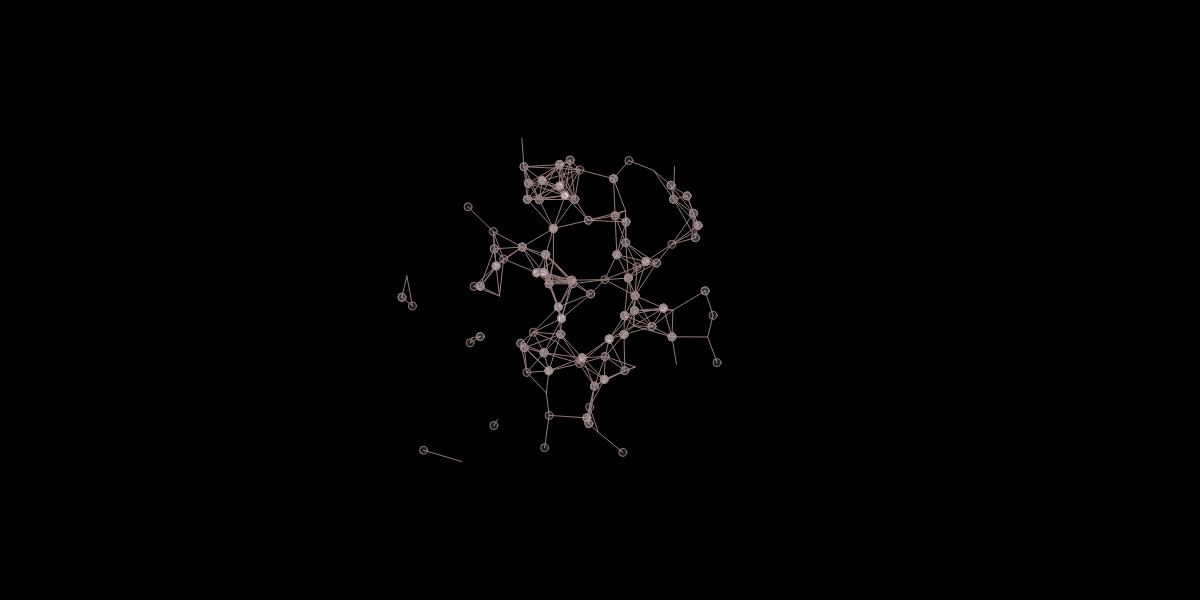
Frame 1 (no input)
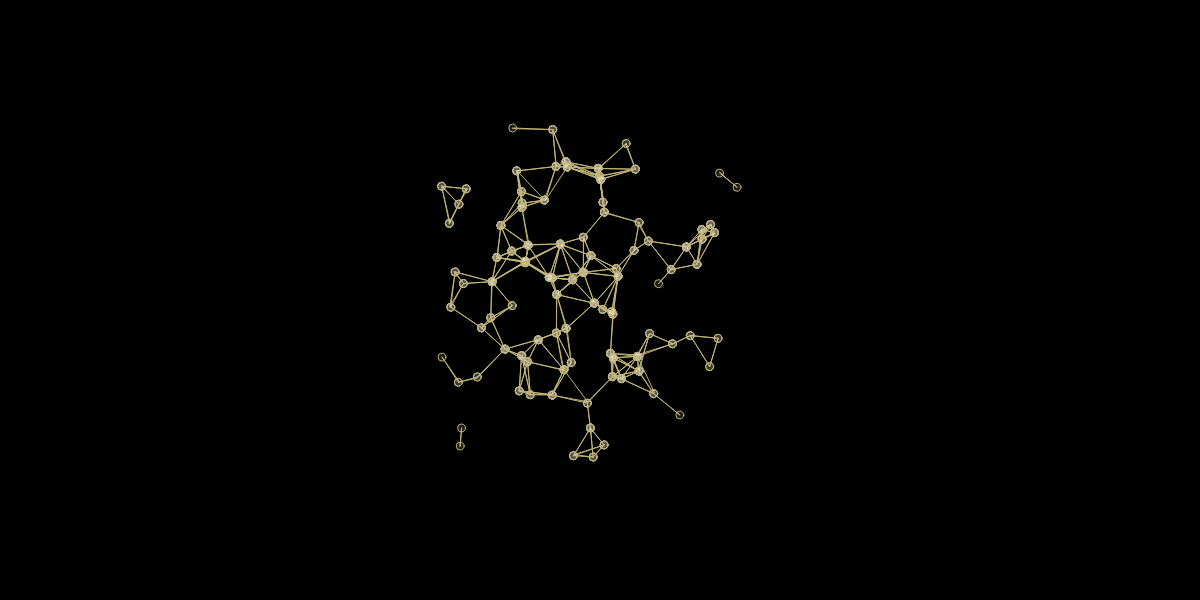
Frame 60 (no input)
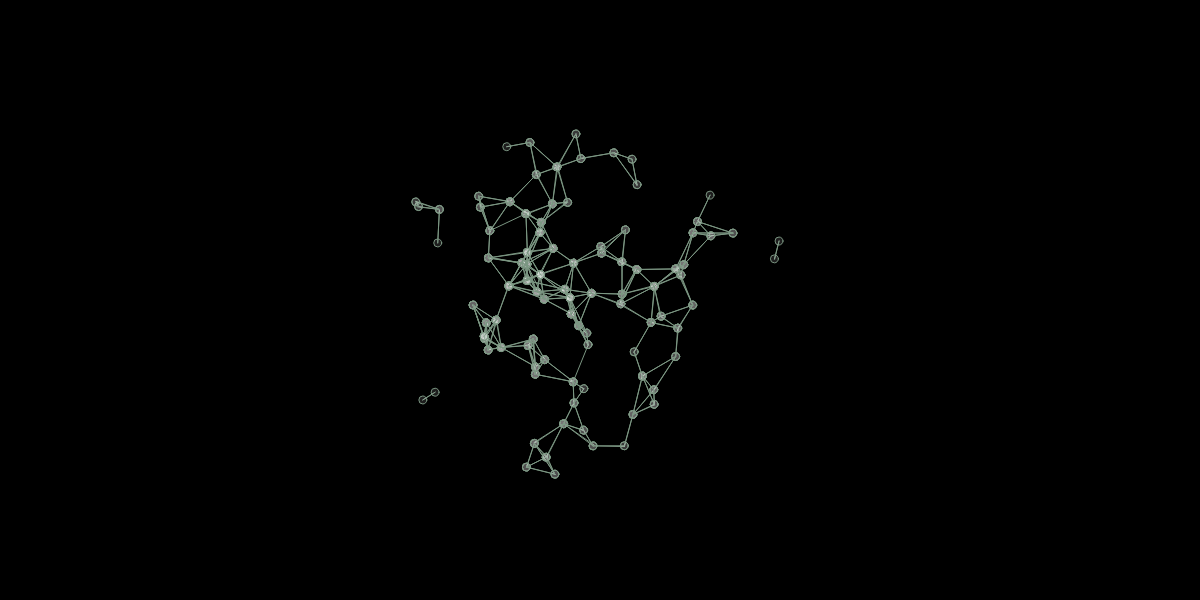
Frame 120 (the mouse pressed at the canvas centre since frame 60)

The p5.js sketch that drew these frames (run headless with seeded random() and noise() and a simulated clock; from frame 60 on, the mouse is pressed at the canvas centre):

// p5.js sketch
// ── sketch.js
let x;
let y;
let speed;
let proximity;
other = [];
points = [];



function setup() {
  createCanvas(1200, 600);
  for (let i = 0; i < 100; i++) {
    points.push(new Points(random(0,1200),random(0,600), 0.002, 40));

  }
}


function draw() {
background(0);
strokeWeight(1);
stroke(random(100,200),random(100,200),random(100,200));
fill(200,200,100, 50)

// for (let i = 0; i < points.length; i++) {
//   points[i].display();
// }


for (let i = 0; i < points.length; i++) {

//1.SOLIS - NEKUSTĪGI OBJEKTI

points[i].update();

//2.SOLIS - KUSTĪGI OBJEKTI

for (let j = 0; j < points.length; j++) {
if (i != j && points[i].isNear(points[j])) {
line(points[i].x, points[i].y, points[j].x, points[j].y);
points[i].display();
}
}
}

}
class Points{
  constructor(x, y, speed, proximity){

  this.x = x;
  this.y = y;
  this.speed = speed;
  this.proximity = proximity;
  this.xoff = random(50000);
  this.yoff = random(50000);
  }

  display(){
  fill(255, 30);
  ellipse(this.x,this.y, 8, 8);
  }


update() {
this.x = noise(this.xoff) * (height);
this.x += width/4; // this is here just to offset (to "center") the x coordinate.
this.xoff += this.speed;
this.y = noise(this.yoff) * (height);
this.yoff += this.speed;
}

isNear(other) {
let d = dist(this.x, this.y, other.x, other.y);
return d < this.proximity;
}


}
